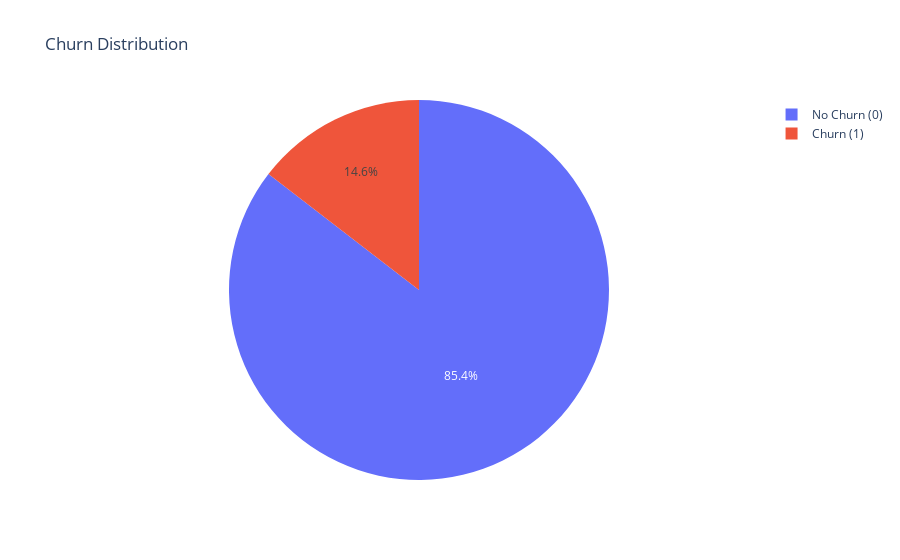

Write notebook code for a chart like this one.
### Code cell
c_count = df['Churn'].value_counts()
fig = go.Figure(data=[go.Pie(labels=['No Churn (0)', 'Churn (1)'], 
                             values=c_count)])

fig.update_layout(title='Churn Distribution')

fig.show()

### Figure 1 — Plotly figure (JSON) as saved in the notebook; plotly's stock layout.template omitted (floating-point values rounded to 4 significant figures)
{"data": [{"labels": ["No Churn (0)", "Churn (1)"], "type": "pie", "values": [2278, 388]}], "layout": {"autosize": true, "title": {"text": "Churn Distribution"}}}
